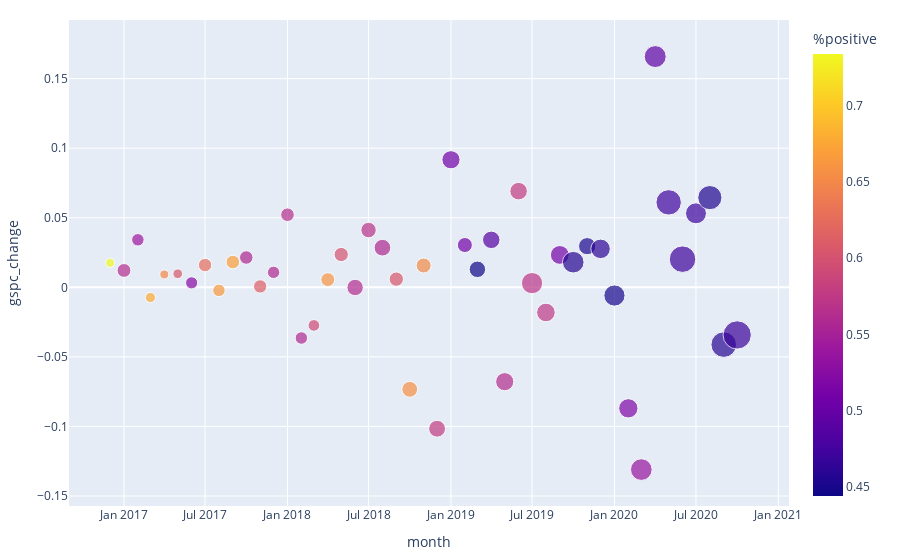

The cell this chart's notebook holds for it:
### Code cell
fig = px.scatter(m, x='month', y='gspc_change', color='%positive', size='favorites')

fig.update_layout(
    margin=dict(l=20, r=20, t=20, b=25)
)

fig.show()
